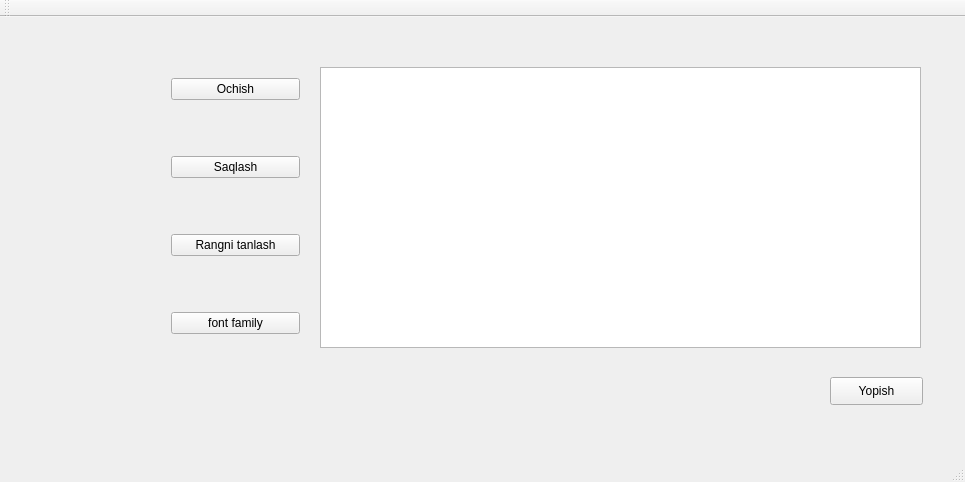
<?xml version="1.0" encoding="UTF-8"?>
<ui version="4.0">
 <class>MainWindow</class>
 <widget class="QMainWindow" name="MainWindow">
  <property name="geometry">
   <rect>
    <x>0</x>
    <y>0</y>
    <width>965</width>
    <height>482</height>
   </rect>
  </property>
  <property name="windowTitle">
   <string>MainWindow</string>
  </property>
  <widget class="QWidget" name="centralWidget">
   <widget class="QPushButton" name="pushButton_5">
    <property name="geometry">
     <rect>
      <x>830</x>
      <y>360</y>
      <width>93</width>
      <height>28</height>
     </rect>
    </property>
    <property name="text">
     <string>Yopish</string>
    </property>
   </widget>
   <widget class="QTextEdit" name="textEdit">
    <property name="geometry">
     <rect>
      <x>320</x>
      <y>50</y>
      <width>601</width>
      <height>281</height>
     </rect>
    </property>
   </widget>
   <widget class="QWidget" name="layoutWidget">
    <property name="geometry">
     <rect>
      <x>160</x>
      <y>0</y>
      <width>151</width>
      <height>381</height>
     </rect>
    </property>
    <layout class="QVBoxLayout" name="verticalLayout">
     <item>
      <widget class="QPushButton" name="pushButton">
       <property name="text">
        <string>Ochish</string>
       </property>
       <property name="iconSize">
        <size>
         <width>40</width>
         <height>40</height>
        </size>
       </property>
      </widget>
     </item>
     <item>
      <widget class="QPushButton" name="pushButton_2">
       <property name="text">
        <string>Saqlash</string>
       </property>
       <property name="iconSize">
        <size>
         <width>40</width>
         <height>40</height>
        </size>
       </property>
      </widget>
     </item>
     <item>
      <widget class="QPushButton" name="pushButton_3">
       <property name="text">
        <string>Rangni tanlash</string>
       </property>
       <property name="iconSize">
        <size>
         <width>40</width>
         <height>40</height>
        </size>
       </property>
      </widget>
     </item>
     <item>
      <widget class="QPushButton" name="pushButton_4">
       <property name="text">
        <string>font family</string>
       </property>
       <property name="iconSize">
        <size>
         <width>40</width>
         <height>40</height>
        </size>
       </property>
      </widget>
     </item>
    </layout>
   </widget>
  </widget>
  <widget class="QMenuBar" name="menuBar">
   <property name="geometry">
    <rect>
     <x>0</x>
     <y>0</y>
     <width>965</width>
     <height>26</height>
    </rect>
   </property>
  </widget>
  <widget class="QToolBar" name="mainToolBar">
   <attribute name="toolBarArea">
    <enum>TopToolBarArea</enum>
   </attribute>
   <attribute name="toolBarBreak">
    <bool>false</bool>
   </attribute>
  </widget>
  <widget class="QStatusBar" name="statusBar"/>
 </widget>
 <layoutdefault spacing="6" margin="11"/>
 <resources/>
 <connections/>
</ui>
